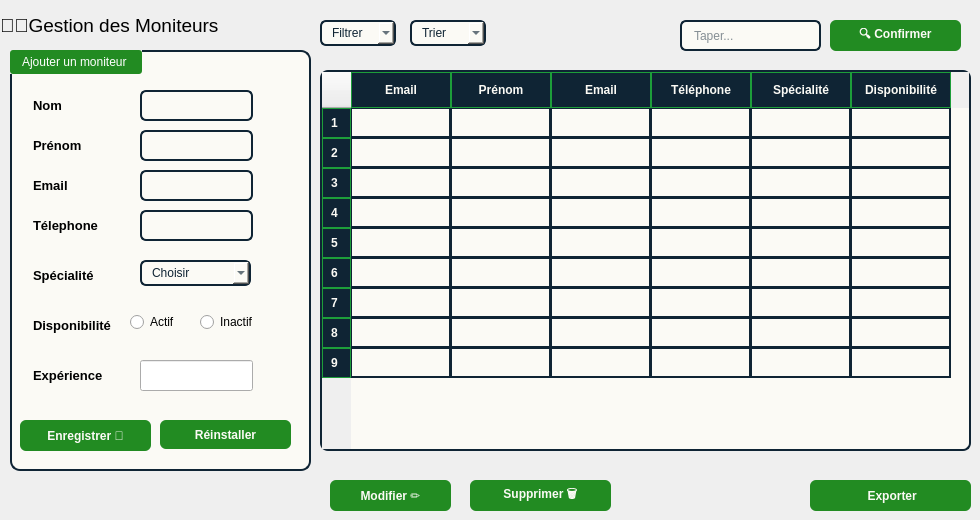
       <widget class="QWidget" name="tab_16">
        <attribute name="title">
         <string>Ajout </string>
        </attribute>
        <widget class="QGroupBox" name="groupBoxm">
         <property name="geometry">
          <rect>
           <x>10</x>
           <y>50</y>
           <width>301</width>
           <height>421</height>
          </rect>
         </property>
         <property name="styleSheet">
          <string notr="true">#groupBoxm{
    border: 2px solid #0F2434;
    border-radius: 10px;
    padding: 12px;
    background-color: #FBFAF5;
    box-shadow: 2px 2px 6px rgba(0,0,0,0.25);
}
#groupBoxm::title {
    subcontrol-origin: margin;
    subcontrol-position: top left;
    background-color: #228B22;
    color: white;
    padding: 5px 10px;
    border-radius: 3px;
}
QLabel {
    font-weight: bold;

    padding: 6px 0px;
	color: rgb(0, 0, 0);
    font-size: 13px;
}

QLabel#titleLabel {
    font-size: 18px;
    color: #3498db;
    font-weight: bold;
    padding: 10px;
    background-color: rgba(236, 240, 241, 0.1);
    border-radius: 8px;
}</string>
         </property>
         <property name="title">
          <string>Ajouter un moniteur </string>
         </property>
         <widget class="QLabel" name="label_12">
          <property name="geometry">
           <rect>
            <x>20</x>
            <y>40</y>
            <width>71</width>
            <height>31</height>
           </rect>
          </property>
          <property name="styleSheet">
           <string notr="true">color: rgb(0, 0, 0);</string>
          </property>
          <property name="text">
           <string>Nom</string>
          </property>
         </widget>
         <widget class="QLabel" name="label_39">
          <property name="geometry">
           <rect>
            <x>20</x>
            <y>210</y>
            <width>81</width>
            <height>31</height>
           </rect>
          </property>
          <property name="styleSheet">
           <string notr="true">color: rgb(0, 0, 0);</string>
          </property>
          <property name="text">
           <string>Spécialité</string>
          </property>
         </widget>
         <widget class="QLabel" name="label_40">
          <property name="geometry">
           <rect>
            <x>20</x>
            <y>80</y>
            <width>61</width>
            <height>31</height>
           </rect>
          </property>
          <property name="styleSheet">
           <string notr="true">color: rgb(0, 0, 0);</string>
          </property>
          <property name="text">
           <string>Prénom</string>
          </property>
         </widget>
         <widget class="QLabel" name="label_41">
          <property name="geometry">
           <rect>
            <x>20</x>
            <y>120</y>
            <width>61</width>
            <height>31</height>
           </rect>
          </property>
          <property name="styleSheet">
           <string notr="true">color: rgb(0, 0, 0);</string>
          </property>
          <property name="text">
           <string>Email</string>
          </property>
         </widget>
         <widget class="QLabel" name="label_42">
          <property name="geometry">
           <rect>
            <x>20</x>
            <y>160</y>
            <width>81</width>
            <height>31</height>
           </rect>
          </property>
          <property name="styleSheet">
           <string notr="true">color: rgb(0, 0, 0);</string>
          </property>
          <property name="text">
           <string>Télephone</string>
          </property>
         </widget>
         <widget class="QLabel" name="label_43">
          <property name="geometry">
           <rect>
            <x>20</x>
            <y>260</y>
            <width>91</width>
            <height>31</height>
           </rect>
          </property>
          <property name="styleSheet">
           <string notr="true">color: rgb(0, 0, 0);</string>
          </property>
          <property name="text">
           <string>Disponibilité</string>
          </property>
         </widget>
         <widget class="QLabel" name="label_44">
          <property name="geometry">
           <rect>
            <x>20</x>
            <y>310</y>
            <width>91</width>
            <height>31</height>
           </rect>
          </property>
          <property name="styleSheet">
           <string notr="true">color: rgb(0, 0, 0);</string>
          </property>
          <property name="text">
           <string>Expérience </string>
          </property>
         </widget>
         <widget class="QLineEdit" name="nom_m">
          <property name="geometry">
           <rect>
            <x>130</x>
            <y>40</y>
            <width>113</width>
            <height>31</height>
           </rect>
          </property>
          <property name="styleSheet">
           <string notr="true">#nom_m {
    border: 2px solid #0F2434;
    border-radius: 6px;
    padding: 5px 10px;
    background-color: #FBFAF5;
    color: #0F2434;
}
</string>
          </property>
         </widget>
         <widget class="QComboBox" name="specialite">
          <property name="geometry">
           <rect>
            <x>130</x>
            <y>210</y>
            <width>111</width>
            <height>26</height>
           </rect>
          </property>
          <property name="styleSheet">
           <string notr="true">#specialite {
    border: 2px solid #0F2434;
    border-radius: 6px;
    padding: 5px 10px;
    background-color: #FBFAF5;
    color: #0F2434;
}

#type QAbstractItemView {
    background-color: #FBFAF5;
    selection-background-color: #1D9E3A;
    selection-color: #FBFAF5;
}

#type:focus {
    border: 2px solid #1D9E3A;
}
</string>
          </property>
          <item>
           <property name="text">
            <string>Choisir</string>
           </property>
          </item>
          <item>
           <property name="text">
            <string>Permis A</string>
           </property>
          </item>
          <item>
           <property name="text">
            <string>Permis B</string>
           </property>
          </item>
          <item>
           <property name="text">
            <string>Permis C</string>
           </property>
          </item>
          <item>
           <property name="text">
            <string>Permis D</string>
           </property>
          </item>
         </widget>
         <widget class="QLineEdit" name="prenom_m">
          <property name="geometry">
           <rect>
            <x>130</x>
            <y>80</y>
            <width>113</width>
            <height>31</height>
           </rect>
          </property>
          <property name="styleSheet">
           <string notr="true">#prenom_m{
    border: 2px solid #0F2434;
    border-radius: 6px;
    padding: 5px 10px;
    background-color: #FBFAF5;
    color: #0F2434;
}
</string>
          </property>
         </widget>
         <widget class="QLineEdit" name="email_monituer">
          <property name="geometry">
           <rect>
            <x>130</x>
            <y>120</y>
            <width>113</width>
            <height>31</height>
           </rect>
          </property>
          <property name="styleSheet">
           <string notr="true">#email_monituer{
    border: 2px solid #0F2434;
    border-radius: 6px;
    padding: 5px 10px;
    background-color: #FBFAF5;
    color: #0F2434;
}

</string>
          </property>
         </widget>
         <widget class="QLineEdit" name="telephone_m">
          <property name="geometry">
           <rect>
            <x>130</x>
            <y>160</y>
            <width>113</width>
            <height>31</height>
           </rect>
          </property>
          <property name="styleSheet">
           <string notr="true">#telephone_m{
    border: 2px solid #0F2434;
    border-radius: 6px;
    padding: 5px 10px;
    background-color: #FBFAF5;
    color: #0F2434;
}
</string>
          </property>
         </widget>
         <widget class="QRadioButton" name="actif">
          <property name="geometry">
           <rect>
            <x>120</x>
            <y>260</y>
            <width>61</width>
            <height>24</height>
           </rect>
          </property>
          <property name="styleSheet">
           <string notr="true">color: rgb(0,0,0);</string>
          </property>
          <property name="text">
           <string>Actif</string>
          </property>
         </widget>
         <widget class="QRadioButton" name="inactif">
          <property name="geometry">
           <rect>
            <x>190</x>
            <y>260</y>
            <width>81</width>
            <height>24</height>
           </rect>
          </property>
          <property name="styleSheet">
           <string notr="true">color: rgb(0, 0, 0);</string>
          </property>
          <property name="text">
           <string>Inactif</string>
          </property>
         </widget>
         <widget class="QLineEdit" name="experience_m">
          <property name="geometry">
           <rect>
            <x>130</x>
            <y>310</y>
            <width>113</width>
            <height>31</height>
           </rect>
          </property>
          <property name="styleSheet">
           <string notr="true">#experience {
    border: 2px solid #0F2434;
    border-radius: 6px;
    padding: 5px 10px;
    background-color: #FBFAF5;
    color: #0F2434;
}</string>
          </property>
         </widget>
         <widget class="QPushButton" name="reinstaller_mon">
          <property name="geometry">
           <rect>
            <x>150</x>
            <y>370</y>
            <width>131</width>
            <height>29</height>
           </rect>
          </property>
          <property name="styleSheet">
           <string notr="true">#reinstaller_mon {
    background-color: #228B22;
    color: #FBFAF5;
    border: none;
    border-radius: 6px;
    padding: 8px 18px;
    font-weight: bold;
}

#reinstaller_mon:hover {
    background-color: #28a428;
}

#reinstaller_mon:pressed {
    background-color: #1c771c;
}</string>
          </property>
          <property name="text">
           <string>Réinstaller</string>
          </property>
          <property name="icon">
           <iconset theme="QIcon::ThemeIcon::EditClear"/>
          </property>
         </widget>
         <widget class="QPushButton" name="enregistrer_m">
          <property name="geometry">
           <rect>
            <x>10</x>
            <y>370</y>
            <width>131</width>
            <height>31</height>
           </rect>
          </property>
          <property name="styleSheet">
           <string notr="true">#enregistrer_m {
    background-color: #228B22;
    color: #FBFAF5;
    border: none;
    border-radius: 6px;
    padding: 8px 18px;
    font-weight: bold;
}

#enregistrer_m:hover {
    background-color: #28a428;
}

#enregistrer_m:pressed {
    background-color: #1c771c;
}</string>
          </property>
          <property name="text">
           <string>Enregistrer 💾</string>
          </property>
         </widget>
        </widget>
        <widget class="QComboBox" name="filtrer_mon">
         <property name="geometry">
          <rect>
           <x>320</x>
           <y>20</y>
           <width>76</width>
           <height>26</height>
          </rect>
         </property>
         <property name="styleSheet">
          <string notr="true">#filtrer_mon {
    border: 2px solid #0F2434;
    border-radius: 6px;
    padding: 5px 10px;
    background-color: #FBFAF5;
    color: #0F2434;
}

#type QAbstractItemView {
    background-color: #FBFAF5;
    selection-background-color: #1D9E3A;
    selection-color: #FBFAF5;
}

#type:focus {
    border: 2px solid #1D9E3A;
}
</string>
         </property>
         <item>
          <property name="text">
           <string>Filtrer</string>
          </property>
         </item>
         <item>
          <property name="text">
           <string>Spécialité</string>
          </property>
         </item>
         <item>
          <property name="text">
           <string>disponibilité</string>
          </property>
         </item>
        </widget>
        <widget class="QComboBox" name="trier_mon">
         <property name="geometry">
          <rect>
           <x>410</x>
           <y>20</y>
           <width>76</width>
           <height>26</height>
          </rect>
         </property>
         <property name="styleSheet">
          <string notr="true">#trier_mon {
    border: 2px solid #0F2434;
    border-radius: 6px;
    padding: 5px 10px;
    background-color: #FBFAF5;
    color: #0F2434;
}

#type QAbstractItemView {
    background-color: #FBFAF5;
    selection-background-color: #1D9E3A;
    selection-color: #FBFAF5;
}

#type:focus {
    border: 2px solid #1D9E3A;
}
</string>
         </property>
         <item>
          <property name="text">
           <string>Trier</string>
          </property>
         </item>
         <item>
          <property name="text">
           <string>A-Z</string>
          </property>
         </item>
         <item>
          <property name="text">
           <string>Spécialité</string>
          </property>
         </item>
        </widget>
        <widget class="QLineEdit" name="taper_mon">
         <property name="geometry">
          <rect>
           <x>680</x>
           <y>20</y>
           <width>141</width>
           <height>31</height>
          </rect>
         </property>
         <property name="styleSheet">
          <string notr="true">#taper_mon {
    border: 2px solid #0F2434;
    border-radius: 6px;
    padding: 6px 10px;
    background-color: #FBFAF5;
    color: #0F2434;
    selection-background-color: #1D9E3A;
    selection-color: #FBFAF5;
}

#taper_mon:focus {
    border: 2px solid #1D9E3A;
}
</string>
         </property>
         <property name="placeholderText">
          <string>Taper...</string>
         </property>
        </widget>
        <widget class="QLabel" name="label_45">
         <property name="geometry">
          <rect>
           <x>0</x>
           <y>10</y>
           <width>301</width>
           <height>31</height>
          </rect>
         </property>
         <property name="font">
          <font>
           <pointsize>14</pointsize>
          </font>
         </property>
         <property name="styleSheet">
          <string notr="true">color: rgb(0, 0, 0);</string>
         </property>
         <property name="text">
          <string>🧑‍💼Gestion des Moniteurs </string>
         </property>
        </widget>
        <widget class="QPushButton" name="supp_m">
         <property name="geometry">
          <rect>
           <x>470</x>
           <y>480</y>
           <width>141</width>
           <height>31</height>
          </rect>
         </property>
         <property name="styleSheet">
          <string notr="true">#supp_m {
    background-color: #228B22;
    color: #FBFAF5;
    border: none;
    border-radius: 6px;
    padding: 8px 18px;
    font-weight: bold;
}

#supp_m:hover {
    background-color: #28a428;
}

#supp_m:pressed {
    background-color: #1c771c;
}</string>
         </property>
         <property name="text">
          <string>Supprimer 🗑️</string>
         </property>
        </widget>
        <widget class="QPushButton" name="expo_tab_m">
         <property name="geometry">
          <rect>
           <x>810</x>
           <y>480</y>
           <width>161</width>
           <height>31</height>
          </rect>
         </property>
         <property name="styleSheet">
          <string notr="true">#expo_tab_m {
    background-color: #228B22;
    color: #FBFAF5;
    border: none;
    border-radius: 6px;
    padding: 8px 18px;
    font-weight: bold;
}

#expo_tab_m:hover {
    background-color: #28a428;
}

#expo_tab_m:pressed {
    background-color: #1c771c;
}</string>
         </property>
         <property name="text">
          <string> Exporter</string>
         </property>
         <property name="icon">
          <iconset>
           <normaloff>:/res2/img/excel.png</normaloff>:/res2/img/excel.png</iconset>
         </property>
        </widget>
        <widget class="QPushButton" name="modifier_m">
         <property name="geometry">
          <rect>
           <x>330</x>
           <y>480</y>
           <width>121</width>
           <height>31</height>
          </rect>
         </property>
         <property name="styleSheet">
          <string notr="true">#modifier_m {
    background-color: #228B22;
    color: #FBFAF5;
    border: none;
    border-radius: 6px;
    padding: 8px 18px;
    font-weight: bold;
}

#modifier_m:hover {
    background-color: #28a428;
}

#modifier_m:pressed {
    background-color: #1c771c;
}</string>
         </property>
         <property name="text">
          <string>Modifier ✏️</string>
         </property>
        </widget>
        <widget class="QPushButton" name="conf_rech_m">
         <property name="geometry">
          <rect>
           <x>830</x>
           <y>20</y>
           <width>131</width>
           <height>31</height>
          </rect>
         </property>
         <property name="styleSheet">
          <string notr="true">#conf_rech_m {
    background-color: #228B22;
    color: #FBFAF5;
    border: none;
    border-radius: 6px;
    padding: 8px 18px;
    font-weight: bold;
}

#conf_rech_m:hover {
    background-color: #28a428;
}

#conf_rech_m:pressed {
    background-color: #1c771c;
}</string>
         </property>
         <property name="text">
          <string>🔍 Confirmer</string>
         </property>
        </widget>
        <widget class="QTableWidget" name="tab_mon">
         <property name="geometry">
          <rect>
           <x>320</x>
           <y>70</y>
           <width>651</width>
           <height>381</height>
          </rect>
         </property>
         <property name="styleSheet">
          <string notr="true">
#tab_mon {
    background-color: #FBFAF5;
    border-radius: 8px;
    border: 2px solid #0F2434;
    gridline-color: #0F2434;
    alternate-background-color: #E8E8E8;
}

#tab_mon QHeaderView::section {
    background-color: #0F2434;
    color: #FBFAF5;
    padding: 8px;
    border: 1px solid #1D9E3A;
    font-weight: bold;
    font-size: 12px;
}

#tab_mon::item {
    border: 1px solid #0F2434;
    padding: 8px;
    color: #0F2434;
}

#tab_mon::item {
    color: #0F2434;
    background-color: #FBFAF5;
}

/* Alternate row coloring */
#tab_mon::item:alternate {
    background-color: #F0F0F0;
}

/* Hover effect on rows */
#tab_mon::item:hover {
    background-color: #E0E0E0;
    color: #0F2434;
}

/* Selected row styling */
#tab_mon::item:selected {
    background-color: #0F2434;
    color: #FBFAF5;
}

/* Ensure the table view itself has proper borders */
#tab_mon QTableView {
    gridline-color: #0F2434;
    border: 2px solid #0F2434;
}

/* Corner button styling */
#tab_mon QTableCornerButton::section {
    background-color: #0F2434;
    border: 1px solid #0F2434;
}</string>
         </property>
         <row/>
         <row/>
         <row/>
         <row/>
         <row/>
         <row/>
         <row/>
         <row/>
         <row/>
         <column>
          <property name="text">
           <string>Email</string>
          </property>
          <property name="font">
           <font>
            <pointsize>9</pointsize>
           </font>
          </property>
         </column>
         <column>
          <property name="text">
           <string>Prénom</string>
          </property>
         </column>
         <column>
          <property name="text">
           <string>Email</string>
          </property>
         </column>
         <column>
          <property name="text">
           <string>Téléphone</string>
          </property>
         </column>
         <column>
          <property name="text">
           <string>Spécialité</string>
          </property>
         </column>
         <column>
          <property name="text">
           <string>Disponibilité</string>
          </property>
         </column>
         <item row="1" column="0">
          <property name="text">
           <string/>
          </property>
          <property name="font">
           <font>
            <pointsize>13</pointsize>
           </font>
          </property>
         </item>
        </widget>
       </widget>
